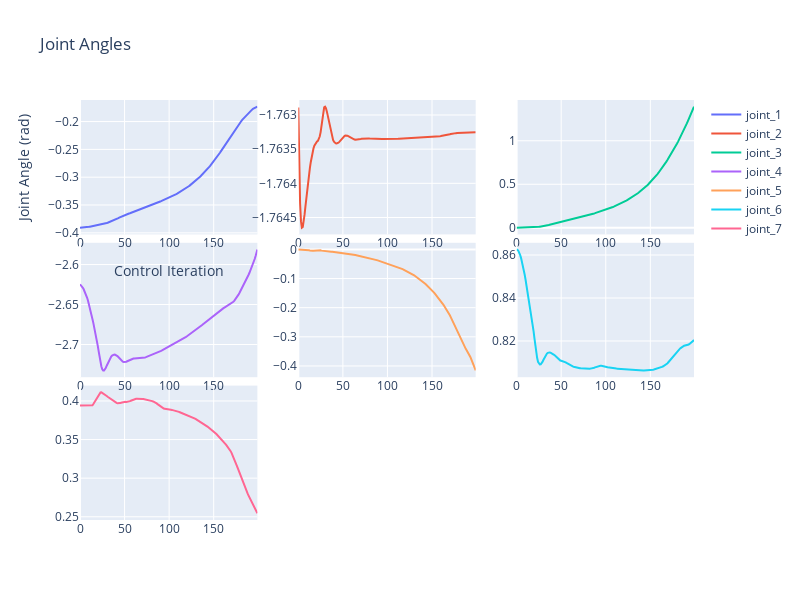
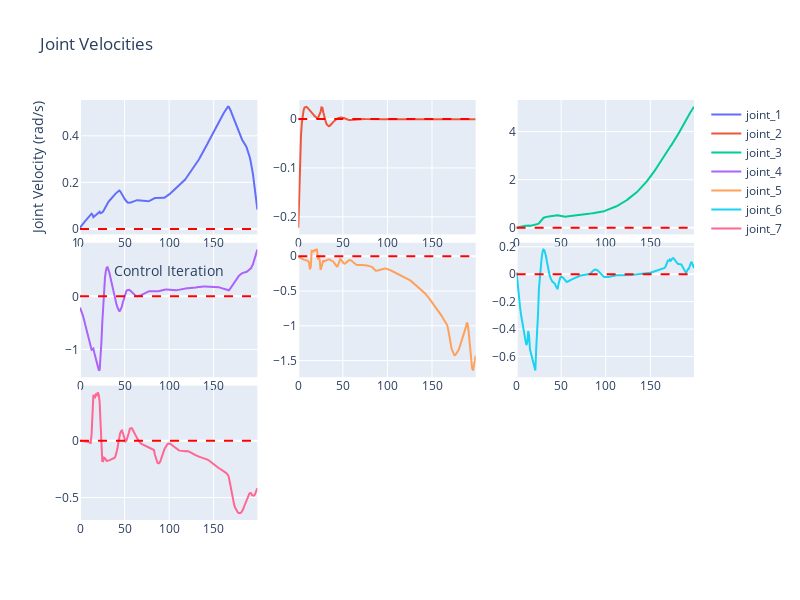

The notebook cell these images were saved under, in order:
### Markdown cell above
# Tune Actuator

### Code cell
command = np.zeros(7)
command = np.concatenate([command, np.array([-255.0])])
pos, ang = tuner.actuator_command(command, control_iters=200, command_type="velocity")

pos.show()
ang.show()

### Figure 1 — Plotly figure (JSON) as saved in the notebook; plotly's stock layout.template omitted (floating-point values rounded to 4 significant figures; data arrays with more than 128 entries replaced by an {"elided": "..."} marker saying what was removed)
{"data": [{"name": "joint_1", "type": "scatter", "xaxis": "x", "y": {"elided": "200 float values"}, "yaxis": "y"}, {"name": "joint_2", "type": "scatter", "xaxis": "x2", "y": {"elided": "200 float values"}, "yaxis": "y2"}, {"name": "joint_3", "type": "scatter", "xaxis": "x3", "y": {"elided": "200 float values"}, "yaxis": "y3"}, {"name": "joint_4", "type": "scatter", "xaxis": "x4", "y": {"elided": "200 float values"}, "yaxis": "y4"}, {"name": "joint_5", "type": "scatter", "xaxis": "x5", "y": {"elided": "200 float values"}, "yaxis": "y5"}, {"name": "joint_6", "type": "scatter", "xaxis": "x6", "y": {"elided": "200 float values"}, "yaxis": "y6"}, {"name": "joint_7", "type": "scatter", "xaxis": "x7", "y": {"elided": "200 float values"}, "yaxis": "y7"}], "layout": {"height": 600, "title": {"text": "Joint Angles"}, "width": 800, "xaxis": {"anchor": "y", "autorange": true, "domain": [0, 0.2889], "range": [0, 199], "title": {"text": "Control Iteration"}}, "xaxis2": {"anchor": "y2", "autorange": true, "domain": [0.3556, 0.6444], "range": [0, 199]}, "xaxis3": {"anchor": "y3", "autorange": true, "domain": [0.7111, 1], "range": [0, 199]}, "xaxis4": {"anchor": "y4", "autorange": true, "domain": [0, 0.2889], "range": [0, 199]}, "xaxis5": {"anchor": "y5", "autorange": true, "domain": [0.3556, 0.6444], "range": [0, 199]}, "xaxis6": {"anchor": "y6", "autorange": true, "domain": [0.7111, 1], "range": [0, 199]}, "xaxis7": {"anchor": "y7", "autorange": true, "domain": [0, 0.2889], "range": [0, 199]}, "xaxis8": {"anchor": "y8", "domain": [0.3556, 0.6444]}, "xaxis9": {"anchor": "y9", "domain": [0.7111, 1]}, "yaxis": {"anchor": "x", "autorange": true, "domain": [0.68, 1], "range": [-0.4028, -0.1612], "title": {"text": "Joint Angle (rad)"}, "type": "linear"}, "yaxis2": {"anchor": "x2", "autorange": true, "domain": [0.68, 1], "range": [-1.765, -1.763], "type": "linear"}, "yaxis3": {"anchor": "x3", "autorange": true, "domain": [0.68, 1], "range": [-0.07595, 1.468], "type": "linear"}, "yaxis4": {"anchor": "x4", "autorange": true, "domain": [0.34, 0.66], "range": [-2.741, -2.573], "type": "linear"}, "yaxis5": {"anchor": "x5", "autorange": true, "domain": [0.34, 0.66], "range": [-0.4386, 0.02266], "type": "linear"}, "yaxis6": {"anchor": "x6", "autorange": true, "domain": [0.34, 0.66], "range": [0.8032, 0.8657], "type": "linear"}, "yaxis7": {"anchor": "x7", "autorange": true, "domain": [0, 0.32], "range": [0.2458, 0.4199], "type": "linear"}, "yaxis8": {"anchor": "x8", "domain": [0, 0.32]}, "yaxis9": {"anchor": "x9", "domain": [0, 0.32]}}}

### Figure 2 — Plotly figure (JSON) as saved in the notebook; plotly's stock layout.template omitted (floating-point values rounded to 4 significant figures; data arrays with more than 128 entries replaced by an {"elided": "..."} marker saying what was removed)
{"data": [{"name": "joint_1", "type": "scatter", "xaxis": "x", "y": {"elided": "200 float values"}, "yaxis": "y"}, {"name": "joint_2", "type": "scatter", "xaxis": "x2", "y": {"elided": "200 float values"}, "yaxis": "y2"}, {"name": "joint_3", "type": "scatter", "xaxis": "x3", "y": {"elided": "200 float values"}, "yaxis": "y3"}, {"name": "joint_4", "type": "scatter", "xaxis": "x4", "y": {"elided": "200 float values"}, "yaxis": "y4"}, {"name": "joint_5", "type": "scatter", "xaxis": "x5", "y": {"elided": "200 float values"}, "yaxis": "y5"}, {"name": "joint_6", "type": "scatter", "xaxis": "x6", "y": {"elided": "200 float values"}, "yaxis": "y6"}, {"name": "joint_7", "type": "scatter", "xaxis": "x7", "y": {"elided": "200 float values"}, "yaxis": "y7"}], "layout": {"height": 600, "shapes": [{"line": {"color": "red", "dash": "dash"}, "type": "line", "x0": 0, "x1": 1, "xref": "x domain", "y0": 0, "y1": 0, "yref": "y"}, {"line": {"color": "red", "dash": "dash"}, "type": "line", "x0": 0, "x1": 1, "xref": "x2 domain", "y0": 0, "y1": 0, "yref": "y2"}, {"line": {"color": "red", "dash": "dash"}, "type": "line", "x0": 0, "x1": 1, "xref": "x3 domain", "y0": 0, "y1": 0, "yref": "y3"}, {"line": {"color": "red", "dash": "dash"}, "type": "line", "x0": 0, "x1": 1, "xref": "x4 domain", "y0": 0, "y1": 0, "yref": "y4"}, {"line": {"color": "red", "dash": "dash"}, "type": "line", "x0": 0, "x1": 1, "xref": "x5 domain", "y0": 0, "y1": 0, "yref": "y5"}, {"line": {"color": "red", "dash": "dash"}, "type": "line", "x0": 0, "x1": 1, "xref": "x6 domain", "y0": 0, "y1": 0, "yref": "y6"}, {"line": {"color": "red", "dash": "dash"}, "type": "line", "x0": 0, "x1": 1, "xref": "x7 domain", "y0": 0, "y1": 0, "yref": "y7"}], "title": {"text": "Joint Velocities"}, "width": 800, "xaxis": {"anchor": "y", "autorange": true, "domain": [0, 0.2889], "range": [0, 199], "title": {"text": "Control Iteration"}}, "xaxis2": {"anchor": "y2", "autorange": true, "domain": [0.3556, 0.6444], "range": [0, 199]}, "xaxis3": {"anchor": "y3", "autorange": true, "domain": [0.7111, 1], "range": [0, 199]}, "xaxis4": {"anchor": "y4", "autorange": true, "domain": [0, 0.2889], "range": [0, 199]}, "xaxis5": {"anchor": "y5", "autorange": true, "domain": [0.3556, 0.6444], "range": [0, 199]}, "xaxis6": {"anchor": "y6", "autorange": true, "domain": [0.7111, 1], "range": [0, 199]}, "xaxis7": {"anchor": "y7", "autorange": true, "domain": [0, 0.2889], "range": [0, 199]}, "xaxis8": {"anchor": "y8", "domain": [0.3556, 0.6444]}, "xaxis9": {"anchor": "y9", "domain": [0.7111, 1]}, "yaxis": {"anchor": "x", "autorange": true, "domain": [0.68, 1], "range": [-0.02313, 0.5537], "title": {"text": "Joint Velocity (rad/s)"}, "type": "linear"}, "yaxis2": {"anchor": "x2", "autorange": true, "domain": [0.68, 1], "range": [-0.236, 0.03905], "type": "linear"}, "yaxis3": {"anchor": "x3", "autorange": true, "domain": [0.68, 1], "range": [-0.2733, 5.313], "type": "linear"}, "yaxis4": {"anchor": "x4", "autorange": true, "domain": [0.34, 0.66], "range": [-1.524, 1.009], "type": "linear"}, "yaxis5": {"anchor": "x5", "autorange": true, "domain": [0.34, 0.66], "range": [-1.738, 0.1917], "type": "linear"}, "yaxis6": {"anchor": "x6", "autorange": true, "domain": [0.34, 0.66], "range": [-0.7519, 0.2293], "type": "linear"}, "yaxis7": {"anchor": "x7", "autorange": true, "domain": [0, 0.32], "range": [-0.6975, 0.4848], "type": "linear"}, "yaxis8": {"anchor": "x8", "domain": [0, 0.32]}, "yaxis9": {"anchor": "x9", "domain": [0, 0.32]}}}
